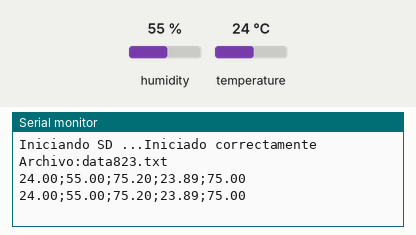
The sketch below on a simulated Arduino Uno, built with avr-gcc and run on an emulated ATmega328P. Parts: the last lines printed to the serial monitor. Inputs (shaded band) come from the test bench; at power-on: humidity 55 %, temperature 24 °C. Storage starts empty; random numbers use the default seed unless the sketch sets one.

Above: at 10.8 s.
10.9 s: humidity set to 22 %
At 16.4 s:
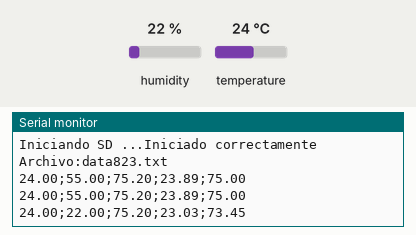
18.4 s: temperature set to 12 °C
At 21.5 s:
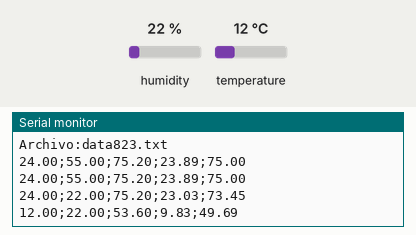
25.9 s: humidity set to 40 %
At 31.5 s:
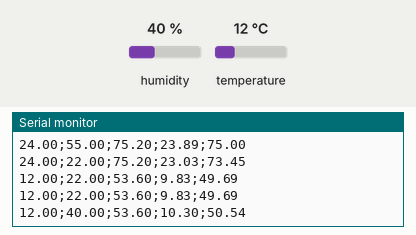
Timing chart, 0 to 33.0 s (numbered marks = the images above; inputs shaded):
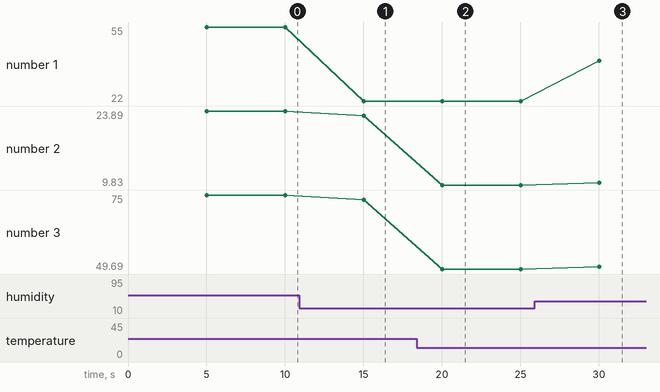

The sketch:

EstacionBasicaAdquirirMSD.ino
```cpp
#include <DHT.h>
#include <SPI.h>
#include <Wire.h>
#include <SD.h>

#define DHTPIN 2
#define DHTTYPE DHT11

//Defino nombre del archivo para la MicroSD
File logFile;
String fileName = "data"+String(random(999)) + ".txt";

DHT dht(DHTPIN, DHTTYPE);

int tiempoActual = 0;
int tiempoEspera = 5;
int tiempoConteo = 0;

void setup() {
    Serial.begin(9600);
    dht.begin();

    tiempoActual = millis()/1000;
    tiempoConteo = tiempoActual-1;

    Serial.print(F("Iniciando SD ..."));
    if (!SD.begin(9))
    {
      Serial.println(F("Error al iniciar"));
      return;
    }
    Serial.println(F("Iniciado correctamente"));

    while (SD.exists(fileName))
    {
      fileName = fileName.substring(0, 4) + String(random(999)) + ".csv";
    }
    Serial.println("Archivo:"+fileName);
}

String leerSensor()
{
  float h = dht.readHumidity();         // Leemos la humedad relativa
  float t = dht.readTemperature();      // Leemos la temperatura en grados centígrados (por defecto)
  float f = dht.readTemperature(true);  // Leemos la temperatura en grados Fahrenheit

  // Comprobamos si ha habido algún error en la lectura
  if (isnan(h) || isnan(t) || isnan(f)) {
     Serial.println("Error obteniendo los datos del sensor DHT11");
     return "";
  }

  float hif = dht.computeHeatIndex(f, h);         // Calcular el índice de calor en Fahrenheit
  float hic = dht.computeHeatIndex(t, h, false);  // Calcular el índice de calor en grados centígrados
  String datoSensor = String(t)+";"+String(h)+";"+String(f)+";"
                      +String(hic)+";"+String(hif);
  return datoSensor;
}

void guardarMicroSD(String datosSensados)
{
  logFile = SD.open(fileName, FILE_WRITE);
  if (logFile) {
    logFile.print(String(tiempoActual)+";"+datosSensados+"\n");

    /*
    logFile.print("Segundos:");
    logFile.print(tiempoActual);
    logFile.print(" datos:");
    logFile.println(datosSensados); */
    logFile.close();
  }
  else {
    Serial.println("Error al abrir el archivo: " + fileName);
  }
}

void loop() {
  if (tiempoActual > tiempoConteo + tiempoEspera){
      String datosSensados = leerSensor();
      Serial.println(datosSensados);
      guardarMicroSD(datosSensados);
      tiempoConteo = tiempoActual - 1;
    }
    else {
      tiempoActual = millis()/1000;
    }
 }
```

Measured:
- after the input at 10.9 s, the serial monitor: prints a new line after 4.1 s (image 1)
- after the input at 18.4 s, the serial monitor: prints a new line after 1.6 s (image 2)
- after the input at 25.9 s, the serial monitor: prints a new line after 4.1 s (image 3)
- plotted number 1: 55 → 22 after the input at 10.9 s, 22 → 40 after the input at 25.9 s
- plotted number 2: 23.89 → 23.03 after the input at 10.9 s, 23.03 → 9.83 after the input at 18.4 s, 9.83 → 10.3 after the input at 25.9 s
- plotted number 3: 75 → 73.45 after the input at 10.9 s, 73.45 → 49.69 after the input at 18.4 s, 49.69 → 50.54 after the input at 25.9 s
